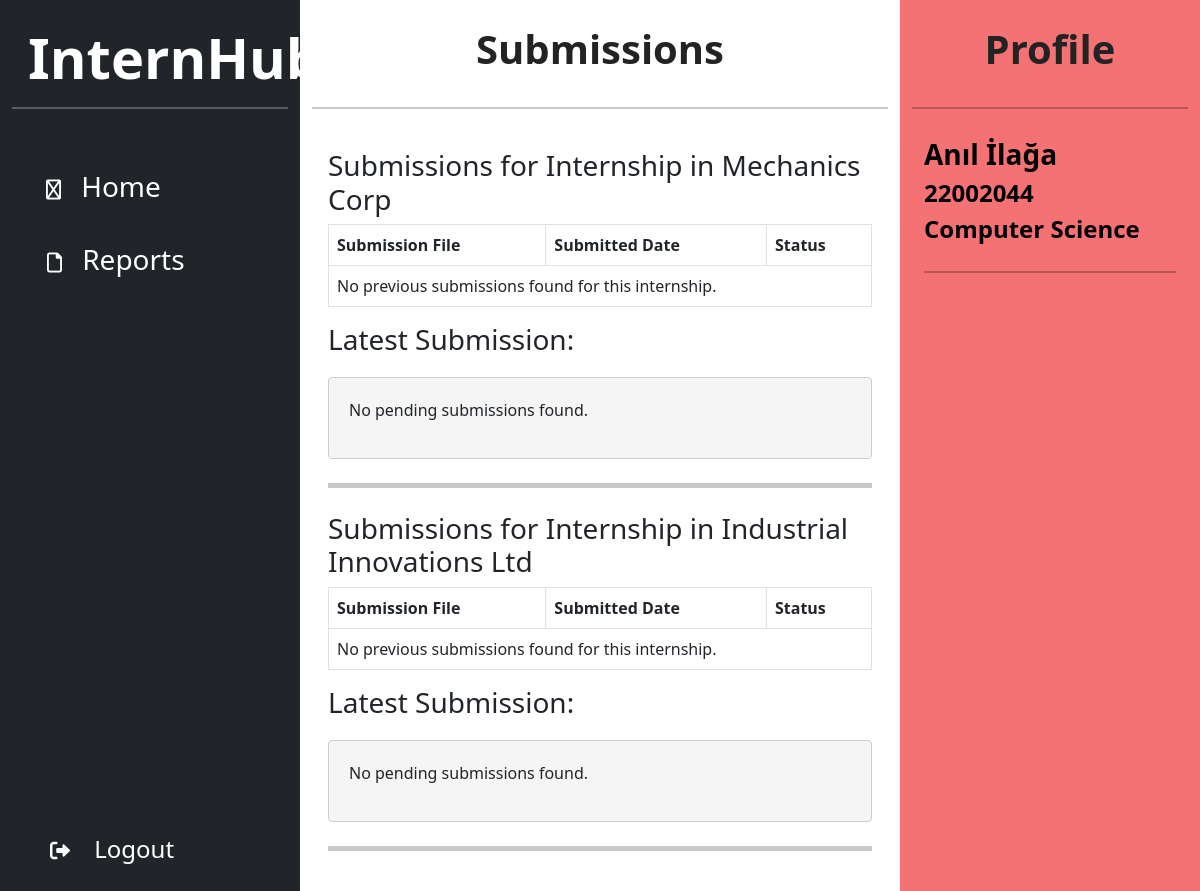
The page /reports/submissions/ (signed in) on the database as committed earlier.
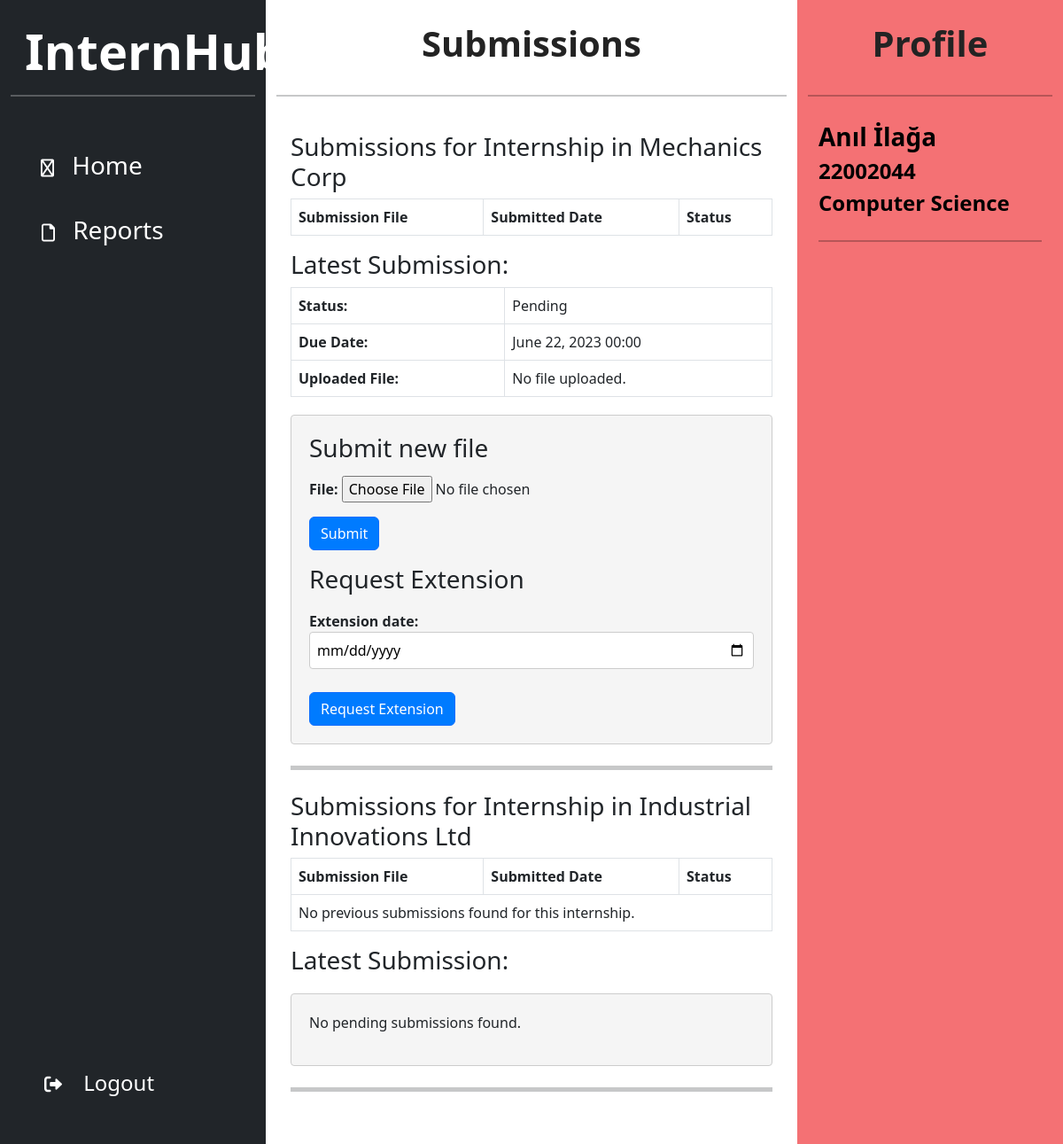
The same page on the database as committed later.
### reports/models.py (models this page shows, shortened)
class Internship(models.Model):
    student = models.ForeignKey(
        Student, on_delete=models.CASCADE, null=True, related_name='internship')
    instructor = models.ForeignKey(
        Instructor, on_delete=models.SET_NULL, null=True, related_name='internship', default=None)
    course = models.ForeignKey(
        Course, on_delete=models.SET_NULL, null=True, related_name='internship')
    company = models.ForeignKey(
        Company, on_delete=models.SET_NULL, null=True, related_name='internship')
    work_and_report_evaluation_form = models.OneToOneField(WorkAndReportEvaluation, on_delete=models.SET_NULL,
                                                           null=True, related_name='internship', default=None)
    confidential_company_form = models.OneToOneField(
        ConfidentialCompany, on_delete=models.SET_NULL, null=True, related_name='internship', default=None)
    status = models.CharField(
        max_length=2,
        choices=SubmissionStatus.choices,
        default=SubmissionStatus.PENDING,
    )
    company_approval = models.OneToOneField(
        CompanyApprovalValidationApplication, on_delete=models.SET_NULL, null=True, related_name='internship')
    company_evaluation = models.OneToOneField(
        EvaluationByStudent, on_delete=models.SET_NULL, null=True, related_name='internship', default=None)

class Task(models.Model):
    creation_date = models.DateTimeField(null=True)
    description = models.CharField(max_length=100, null=True)
    file = models.FileField(upload_to='uploads/', null=True)

class Submission(Task):
    internship = models.ForeignKey('Internship', on_delete=models.CASCADE, null=True, related_name='submissions')
    status = models.CharField(
        max_length=2,
        choices=SubmissionStatus.choices,
        default=SubmissionStatus.PENDING,
    )
    due_date = models.DateTimeField()

### company/models.py (models this page shows, shortened)
class Company(models.Model):
    name = models.CharField(max_length=100, null=True, unique=True)
    field = models.CharField(max_length=100, null=True)
    departments = models.ManyToManyField(EngineeringDepartment, blank=True)
    status = models.CharField(max_length=20, choices=STATUS_CHOICES, default='PENDING', null=True)

### reports/views.py (the view, shortened to what this page needs)
# urls.py: path('submissions/', views.ListSubmissionView.as_view(), name='submission_list'),
class ListSubmissionView(LoginRequiredMixin, RoleRequiredMixin, ListView):
    template_name = 'reports/submissions_list.html'
    model = Internship
    context_object_name = 'internships'
    allowed_roles = ['INSTRUCTOR', 'DEPARTMENT_SECRETARY', 'STUDENT']
    def get_queryset(self):
        if self.request.user.role == 'STUDENT':
            return Internship.objects.filter(student__user_id=self.request.user.user_id).order_by('id')
        elif self.request.user.role == 'INSTRUCTOR':
            return Internship.objects.filter(instructor__user_id=self.request.user.user_id).order_by('id')
        else:  # if the user is a DEPARTMENT_SECRETARY
            return Internship.objects.filter(student__department=self.request.user.department).order_by('id')
    def get_context_data(self, **kwargs):
        context = super().get_context_data(**kwargs)
        internships = self.get_queryset()
        context['internships'] = internships
        context['latest_submissions'] = {}
        context['feedback_needed'] = {}
        context['feedback_recieved'] = {}
        context['feedback_form'] = FeedbackForm()
        context['form'] = StudentReportForm()
        context['extension_form'] = ExtensionForm()
        context['date_passed'] = {}
        user = self.request.user
        context['full_name'] = str(self.request.user)
        context['user'] = user
        context['check'] = True
        for internship in internships:
            if internship.submissions.exists():
                context['latest_submissions'][internship.pk] = internship.submissions.order_by('-id').first()
                last_submission = internship.submissions.all().latest('id')
                submissions = internship.submissions.all().order_by('-id')
                second_last_submission = submissions[1] if submissions.count() > 1 else None
                if last_submission.file == "" and second_last_submission is not None:
                    context['feedback_recieved'][internship.pk] = True
                else:
                    context['feedback_recieved'][internship.pk] = False
                if last_submission.due_date < timezone.now():
                    context['date_passed'][internship.pk] = True
                feedback_needed = bool(
                    last_submission.file.name) and last_submission.status == SubmissionStatus.PENDING
                context['feedback_needed'][internship.pk] = feedback_needed
            else:
                context['latest_submissions'][internship.pk] = None
                context['feedback_needed'][internship.pk] = False
        return context

### reports/forms.py
class FeedbackForm(forms.ModelForm):
    due_date = forms.DateTimeField(
        widget=forms.DateInput(
            attrs={'type': 'date'},
        ),
    )
    description = forms.CharField(
        widget=forms.Textarea,
        required=False,
    )
    class Meta:
        model = Feedback
        fields = ['due_date', 'file', 'description']

class StudentReportForm(forms.ModelForm):
    class Meta:
        model = Submission
        fields = ['file']

### main/templatetags/permissions.py (called while the page is built)
@register.filter
def get_item(dictionary, key):
    return dictionary.get(key)

### users/models.py (called while the page is built)
    def __str__(self):
        return self.name

    def __str__(self):
        if self.first_name is None or self.last_name is None:
            return self.user_id
        return self.first_name + ' ' + self.last_name

### users/views.py (called while the page is built)
    def test_func(self):
        return self.request.user.role in self.allowed_roles

### reports/templates/reports/submissions_list.html (shortened to what the changed rows need)
{% extends 'main/home.html' %}
{% load static %}
{% load permissions %}
{% block styling %}
    <link rel="stylesheet" type="text/css" href="{% static 'main/home.css' %}">
{% endblock %}
{% block body %}
    <div class="container-fluid">
        <div class="row flex-nowrap">
            {% block middle-column %}
                <div class="col-auto col-6" id="middle-column">
                    <div id="company-list-div">
                        <h1 class="display-6 text-center fw-semibold" id="titles">Submissions</h1>
                        <div class="card border-0" style="height: 85vh;">
                            <div class="card-body overflow-auto">
                                {% for internship in internships %}
                                    {% if request.user.role == 'STUDENT' %}
                                        <h3>Submissions for Internship in {{ internship.company.name }}</h3>
                                    {% elif request.user.role == 'INSTRUCTOR' %}
                                        <h3>Submissions
                                            of {{ internship.student.first_name }} {{ internship.student.last_name }}</h3>
                                    {% endif %}
                                    <table class="table table-bordered">
                                        <thead>
                                        <tr>
                                            <th scope="col">Submission File</th>
                                            <th scope="col">Submitted Date</th>
                                            <th scope="col">Status</th>
                                        </tr>
                                        </thead>
                                        <tbody>
                                        {% for submission in internship.submissions.all|dictsortreversed:'id' %}
                                            {% if forloop.counter > 1 %}
                                                <tr>
                                                    <td>
                                                        <a href="{{ submission.file.url }}">{{ submission.file.name }}</a>
                                                    </td>
                                                    <td>{{ submission.creation_date|date:"F j, Y H:i" }}</td>
                                                    <td>{{ submission.get_status_display }}</td>
                                                </tr>
                                            {% endif %}
                                        {% empty %}
                                            <tr>
                                                <td colspan="3">No previous submissions found for this internship.</td>
                                            </tr>
                                        {% endfor %}
                                        </tbody>
                                    </table>
                                    <h3>Latest Submission:</h3>
                                    {% with latest_submission=latest_submissions|get_item:internship.pk %}
                                        {% if latest_submission %}
                                            <table class="table table-bordered">
                                                <tr>
                                                    <th class="fw-bold">Status:</th>
                                                    <td>{{ latest_submission.get_status_display }}</td>
                                                </tr>
                                                <tr>
                                                    <th class="fw-bold">Due Date:</th>
                                                    <td>{{ latest_submission.due_date|date:"F j, Y H:i" }}</td>
                                                </tr>
                                                <tr>
                                                    <th class="fw-bold">Uploaded File:</th>
                                                    <td>{% if latest_submission.file == "" %}
                                                        No file uploaded.
                                                    {% else %}
                                                        <a href="{{ latest_submission.file.url }}">{{ latest_submission.file.name }}</a>
                                                        <td>Submitted
                                                            Date: {{ latest_submission.creation_date|date:"F j, Y H:i" }}</td>
                                                    {% endif %}
                                                    </td>
                                                </tr>
                                            </table>
                                        {% endif %}
                                        <div class="form-container">
                                            {% if latest_submission.status == 'PE' %}
                                                {% if request.user.role == 'STUDENT' %}
                                                    {% if date_passed|get_item:internship.pk %}
                                                        <h3>Submission Date Has Passed!</h3>
                                                    {% else %}
                                                        <h3>Submit new file</h3>
                                                        <form method="post" enctype="multipart/form-data">
                                                            {{ form.as_p }}
                                                            <button type="submit" name="action" value="submit_report"
                                                                    class="btn btn-primary">Submit
                                                            </button>
                                                        </form>
                                                        <h3 class="mt-3">Request Extension</h3>
                                                        {% if latest_submission.extension %}
                                                            <p>Extension Requested</p>
                                                            <p>Due
                                                                Date: {{ latest_submission.extension.extension_date|date:"F j, Y H:i" }}</p>
                                                        {% else %}
                                                            <form method="post">
                                                                {{ extension_form.as_p }}
                                                                <button type="submit" name="action"
                                                                        value="extension_request"
                                                                        class="btn btn-primary">
                                                                    Request Extension
                                                                </button>
                                                            </form>
                                                        {% endif %}
                                                    {% endif %}
                                                {% endif %}
                                            {% else %}
                                                <p>No pending submissions found.</p>
                                            {% endif %}
                                        </div>
                                    {% endwith %}
                                    <hr class="border-5 my-4 text-dark">
                                {% endfor %}
                            </div>
                        </div>
                    </div>
                </div>
            {% endblock %}
            {% block right-column %}
                <div class="col text-white" id="side-bar-right">
                    <h1 class="display-6 fw-semibold text-center" id="titles">Profile</h1>
                </div>
            {% endblock %}
        </div>
    </div>
{% endblock %}

Rows that differ between the two databases and show on the page:
changed Internship "Mechanics Corp": text "No previous submissions found for this internship. No pending submissions found." → "Status: Due Date: Uploaded File: No file uploaded. Submit new file File: Submit Request Extension Extension date: Request Extension"
added Submission: status "Pending", due_date "June 22, 2023 00:00"
